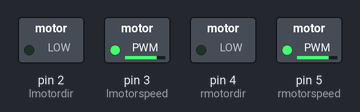
Bench run of a sketch on a simulated Arduino Uno, built with avr-gcc and run on an emulated ATmega328P. Parts: switched loads named in the sketch (green lamp = pin HIGH).

Above: at 0.1 s.
Timing chart, 0 to 1.6 s (numbered marks = the images above):
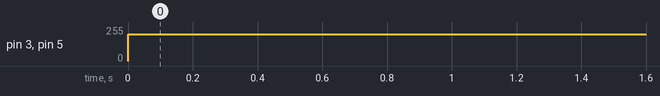

The sketch:

motor_testing.ino
```cpp
#define lmotordir 2
#define lmotorspeed 3
#define rmotordir 4
#define rmotorspeed 5


void setup() {
  // put your setup code here, to run once:
  pinMode(lmotordir, OUTPUT);
  pinMode(lmotorspeed, OUTPUT);
  pinMode(rmotordir, OUTPUT);
  pinMode(rmotorspeed, OUTPUT);
}

void loop() {
  // put your main code here, to run repeatedly:
  digitalWrite(lmotordir, LOW);
  analogWrite(lmotorspeed, 200);
  digitalWrite(rmotordir, LOW);
  analogWrite(rmotorspeed, 200);

}
```

Measured:
- by itself, pin 3 (lmotorspeed), pin 5 (rmotorspeed): 0/255 → 200/255 at 0.00 s
